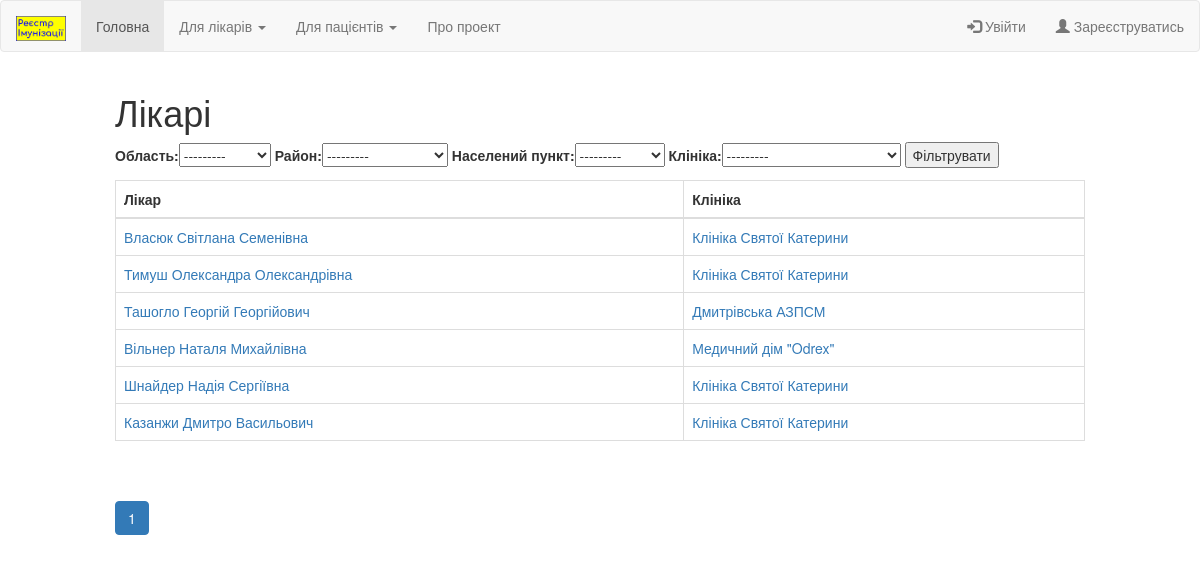
Page /registry/doctors/ on the earlier database version.
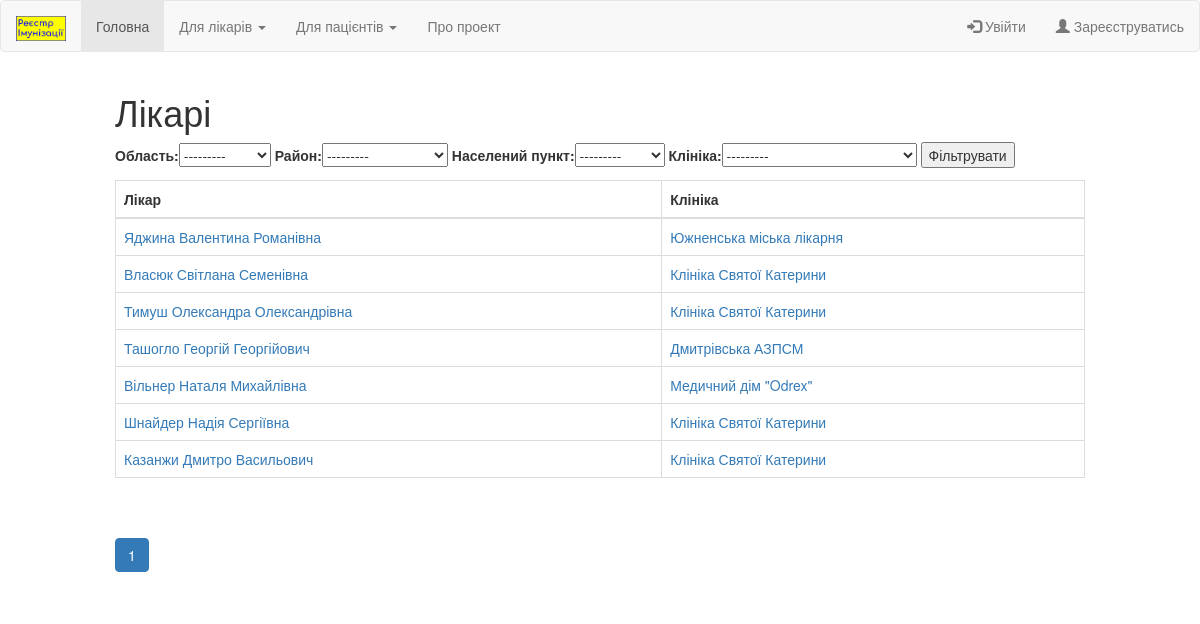
Same page on the later database version.
### registry/models.py (models this page shows, shortened)
class Doctor(models.Model):
    firstname = models.ForeignKey(Firstname, on_delete=models.SET_NULL, null=True, blank=True)
    patronymic = models.ForeignKey(Patronymic, on_delete=models.SET_NULL, null=True, blank=True)
    lastname = models.ForeignKey(Lastname, on_delete=models.SET_NULL, null=True, blank=True)
    clinic = models.ForeignKey(Clinic, on_delete=models.SET_NULL, null=True, blank=True)
    def get_registry_url(self):
        return reverse('doctor', args=[str(self.id)])
    class Meta:
        verbose_name = "Лікар"
        verbose_name_plural = "Лікарі"
        ordering = ['-id']

class Lastname(models.Model):
    lastname = models.CharField(max_length=32)
    def __str__(self):
        return self.lastname
    class Meta:
        verbose_name = "Фамілія"
        verbose_name_plural = "Фамілії"

class Firstname(models.Model):
    firstname = models.CharField(max_length=32)
    def __str__(self):
        return self.firstname
    class Meta:
        verbose_name = "Ім'я"
        verbose_name_plural = "Імена"

class Patronymic(models.Model):
    patronymic = models.CharField(max_length=32)
    def __str__(self):
        return self.patronymic
    class Meta:
        verbose_name = "По-батькові"
        verbose_name_plural = "По-батькові"

class Clinic(models.Model):
    clinic = models.CharField(max_length=64)
    logo = models.ImageField(upload_to='uploads/%Y/%m/%d/', blank=True, null=True)
    info = models.TextField(max_length=265, blank=True, null=True)
    locality = models.ForeignKey(Locality, on_delete=models.SET_NULL, null=True, blank=True)
    def __str__(self):
        return self.clinic
    def get_registry_url(self):
        return reverse('clinic', args=[str(self.id)])
    class Meta:
        verbose_name = "Клініка"
        verbose_name_plural = "Клініки"
        ordering = ['-id']

### registry/views.py (the view)
# urls.py: path('doctors/', views.doctors, name='api_doctors'),
def doctors(request):
    form = DoctorsSearchForm(request.GET)
    if form.is_valid():
        clinic = form.cleaned_data['clinic']
        locality = form.cleaned_data['locality']
        district = form.cleaned_data['district']
        region = form.cleaned_data['region']
        if clinic is not None:
            doctors = Doctor.objects.filter(clinic = clinic)
        elif locality is not None:
            doctors = Doctor.objects.filter(clinic__locality = locality)
        elif district is not None:
            doctors = Doctor.objects.filter(clinic__locality__district = district)
        elif region is not None:
            doctors = Doctor.objects.filter(clinic__locality__district__region = region)
        else:
            doctors = Doctor.objects.all()
    else:
        doctors = Doctor.objects.all()
    pages = Paginator(doctors, 30)
    current_page = request.GET.get('page', 1)
    try:
        current_page = int(current_page)
    except:
        current_page = 1
    if current_page not in pages.page_range:
        current_page = 1
    doctors = pages.page(current_page)
    num_pages = pages.page_range
    context = {'doctors': doctors, 'num_pages': num_pages, 'current_page': current_page, 'form': form}
    return render(request, 'registry/doctors.html', context)

### registry/forms.py
class DoctorsSearchForm(forms.Form):
    region = forms.ModelChoiceField(label='Область', queryset = Region.objects.all(), required=False)
    district = forms.ModelChoiceField(label='Район', queryset = District.objects.all(), required=False)
    locality = forms.ModelChoiceField(label='Населений пункт', queryset = Locality.objects.all(), required=False)
    clinic = forms.ModelChoiceField(label='Клініка', queryset = Clinic.objects.all(), required=False)

### registry/models.py (called while the page is built)
    def __str__(self):
        return self.region

    def __str__(self):
        return self.district

    def __str__(self):
        return self.locality

### registry/templates/registry/doctors.html (shortened to what this page needs)
{% extends "base.html" %}
{% block content %}
    <h1>Лікарі</h1>
<form action="" method="get">
    {{ form }}
    <input type="submit" value="Фільтрувати">
</form>
<table class="table table-bordered">
    <thead>
    <tr>
        <th>Лікар</th>
        <th>Клініка</th>
    </tr>
    </thead>
    <tbody>
    {% for doctor in doctors %}
    <tr>
        <td><a href="{{ doctor.get_registry_url }}">{{ doctor.lastname }} {{ doctor.firstname }} {{ doctor.patronymic }}</a></td>
        <td><a href="{{ doctor.clinic.get_registry_url }}">{{ doctor.clinic }}</a></td>
    </tr>
    {% endfor %}
    </tbody>
</table>
<br>
<ul class="pagination">
    {% for num in num_pages %}
        {% if num == current_page %}
            <li class="page-item active"><span class="page-link">{{num}}</span></li>
        {% else %}
            <li class="page-item"><a class="page-link" href="{% url 'doctors' %}?page={{num}}">{{num}}</a></li>
        {% endif %}
    {% endfor %}
</ul>
    {% load static %}
{% endblock %}

Differences in the rows shown:
added Doctor: lastname "Яджина", firstname "Валентина", patronymic "Романівна", clinic "Южненська міська лікарня"
